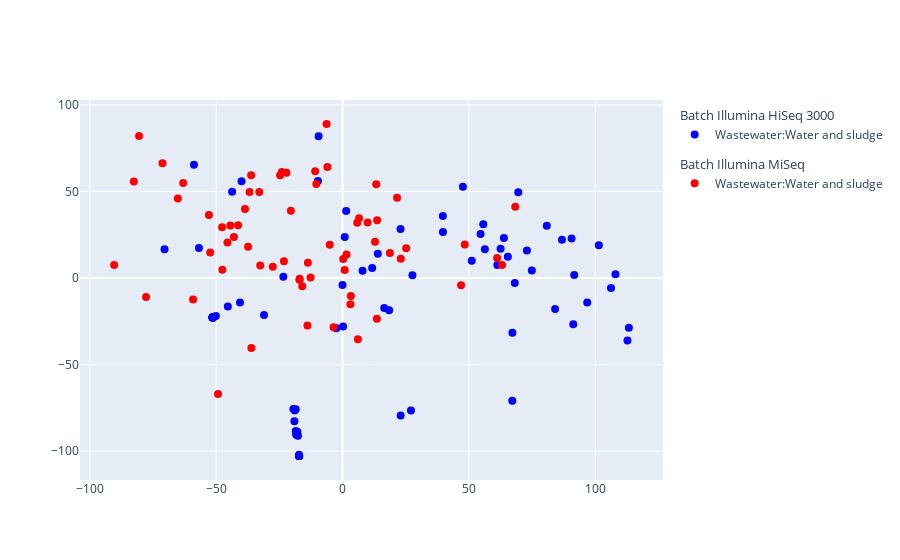

The cell this chart's notebook holds for it:
### Code cell
recon_pd = []
for batch in recon:
    for x in batch:
        recon_pd.append(x)

recon_pd = np.array(recon_pd)  # Convert list to NumPy array
recon_pd = recon_pd.reshape(-1, recon_pd.shape[-1])

recon_pd = pd.concat([pd.DataFrame(recon_pd, index = otu_data.index, columns = otu_data.columns),
                          otu_batch,
                          otu_biome,
                          data["sample"]],
                          axis=1)

plotPCoA(recon_pd, method="aitchison", sample_label="sample", batch_label=batch_label, experiment_label=exp_label)

### Figure 1 — Plotly figure (JSON) as saved in the notebook; plotly's stock layout.template omitted (floating-point values rounded to 4 significant figures)
{"data": [{"legendgroup": "Illumina HiSeq 3000", "legendgrouptitle": {"text": "Batch Illumina HiSeq 3000"}, "marker": {"color": ["blue", "blue", "blue", "blue", "blue", "blue", "blue", "blue", "blue", "blue", "blue", "blue", "blue", "blue", "blue", "blue", "blue", "blue", "blue", "blue", "blue", "blue", "blue", "blue", "blue", "blue", "blue", "blue", "blue", "blue", "blue", "blue", "blue", "blue", "blue", "blue", "blue", "blue", "blue", "blue", "blue", "blue", "blue", "blue", "blue", "blue", "blue", "blue", "blue", "blue", "blue", "blue", "blue", "blue", "blue", "blue", "blue", "blue", "blue", "blue", "blue", "blue", "blue", "blue", "blue", "blue", "blue", "blue", "blue", "blue", "blue", "blue", "blue", "blue", "blue", "blue", "blue", "blue", "blue", "blue", "blue"], "size": 8, "symbol": ["circle", "circle", "circle", "circle", "circle", "circle", "circle", "circle", "circle", "circle", "circle", "circle", "circle", "circle", "circle", "circle", "circle", "circle", "circle", "circle", "circle", "circle", "circle", "circle", "circle", "circle", "circle", "circle", "circle", "circle", "circle", "circle", "circle", "circle", "circle", "circle", "circle", "circle", "circle", "circle", "circle", "circle", "circle", "circle", "circle", "circle", "circle", "circle", "circle", "circle", "circle", "circle", "circle", "circle", "circle", "circle", "circle", "circle", "circle", "circle", "circle", "circle", "circle", "circle", "circle", "circle", "circle", "circle", "circle", "circle", "circle", "circle", "circle", "circle", "circle", "circle", "circle", "circle", "circle", "circle", "circle"]}, "mode": "markers", "name": "Wastewater:Water and sludge", "type": "scatter", "x": [-51.4, -18.49, 23.0, 86.84, -18.52, -9.473, 113.3, -2.424, -0.000639, -9.726, 39.71, -19.47, -39.96, 61.26, 7.921, 69.55, -31.06, 1.441, 27.08, -17.88, 11.72, -51.4, 0.8823, -23.43, -45.39, 96.84, -17.17, 101.4, -51.4, 27.66, -70.45, 112.8, -17.17, 108.0, -17.2, 72.98, -17.17, -51.4, 91.32, -50.97, -17.17, -18.93, 39.74, -17.17, 67.23, -50.11, -58.81, 63.86, 47.64, -17.17, 67.18, -51.4, 54.63, 90.65, 84.12, -51.4, 0.2413, -18.28, 106.2, 16.51, 13.96, -19.04, -40.58, -17.64, -51.4, 68.17, 56.33, -18.31, 80.83, 91.69, 22.94, 62.54, -43.69, -56.84, 18.43, 74.91, -51.4, -51.4, 55.71, 65.42, 51.14], "y": [-22.78, -88.34, -79.48, 22.03, -75.83, 81.93, -28.8, -28.96, -4.057, 56.04, 35.77, -75.63, 55.91, 7.531, 4.124, 49.6, -21.39, 38.73, -76.59, -88.88, 5.8, -22.78, 23.61, 0.7422, -16.42, -14.14, -102.8, 18.9, -22.78, 1.561, 16.67, -36.04, -102.8, 2.115, -102.2, 15.88, -102.8, -22.78, -26.76, -22.6, -102.8, -76.48, 26.55, -102.8, -31.66, -21.92, 65.44, 23.11, 52.72, -102.8, -70.98, -22.78, 25.45, 22.8, -17.86, -22.78, -28.04, -90.52, -5.763, -17.41, 14.05, -82.81, -14.13, -91.18, -22.78, -2.932, 16.66, -90.17, 30.18, 1.703, 28.33, 16.96, 49.75, 17.39, -18.63, 4.39, -22.78, -22.78, 31.04, 12.22, 9.982]}, {"legendgroup": "Illumina MiSeq", "legendgrouptitle": {"text": "Batch Illumina MiSeq"}, "marker": {"color": ["red", "red", "red", "red", "red", "red", "red", "red", "red", "red", "red", "red", "red", "red", "red", "red", "red", "red", "red", "red", "red", "red", "red", "red", "red", "red", "red", "red", "red", "red", "red", "red", "red", "red", "red", "red", "red", "red", "red", "red", "red", "red", "red", "red", "red", "red", "red", "red", "red", "red", "red", "red", "red", "red", "red", "red", "red", "red", "red", "red", "red", "red", "red", "red"], "size": 8, "symbol": ["circle", "circle", "circle", "circle", "circle", "circle", "circle", "circle", "circle", "circle", "circle", "circle", "circle", "circle", "circle", "circle", "circle", "circle", "circle", "circle", "circle", "circle", "circle", "circle", "circle", "circle", "circle", "circle", "circle", "circle", "circle", "circle", "circle", "circle", "circle", "circle", "circle", "circle", "circle", "circle", "circle", "circle", "circle", "circle", "circle", "circle", "circle", "circle", "circle", "circle", "circle", "circle", "circle", "circle", "circle", "circle", "circle", "circle", "circle", "circle", "circle", "circle", "circle", "circle"]}, "mode": "markers", "name": "Wastewater:Water and sludge", "type": "scatter", "x": [-13.88, -15.94, 0.8542, -13.71, -27.58, 61.18, 21.58, -10.37, -36.8, -6.316, -47.56, 6.546, 6.073, -38.6, -22.2, 46.9, -45.54, -65.18, -63.07, 0.2634, -37.38, -47.68, -12.65, -16.96, 9.935, 25.18, -32.94, -44.41, -10.83, 3.302, -36.16, -24.04, -90.38, -80.53, 48.37, 13.35, -23.2, -59.16, -5.064, -20.45, 3.118, 12.85, 1.583, 63.15, -17.06, -49.28, 68.35, -41.31, 5.814, -42.98, -52.37, -5.987, 23.05, -24.71, 13.68, 18.74, -32.57, -52.87, -77.75, -36.08, -71.26, -82.59, -3.552, 13.6], "y": [-27.51, -4.733, 4.576, 8.785, 6.423, 11.56, 46.32, 54.25, 49.64, 88.96, 4.784, 34.53, -35.34, 39.83, 60.86, -4.207, 20.5, 45.96, 54.87, 11.01, 18.02, 29.38, 0.2129, -0.4159, 32.07, 17.25, 49.65, 30.28, 61.59, -10.44, 59.33, 61.16, 7.548, 82.08, 19.37, 54.18, 9.663, -12.37, 19.2, 38.88, -15.2, 20.96, 13.63, 7.538, -0.9631, -67.08, 41.16, 30.48, 31.93, 23.71, 14.7, 64.05, 11.12, 59.29, 33.36, 14.37, 7.235, 36.42, -11.05, -40.39, 66.31, 55.68, -28.47, -23.54]}], "layout": {}}
